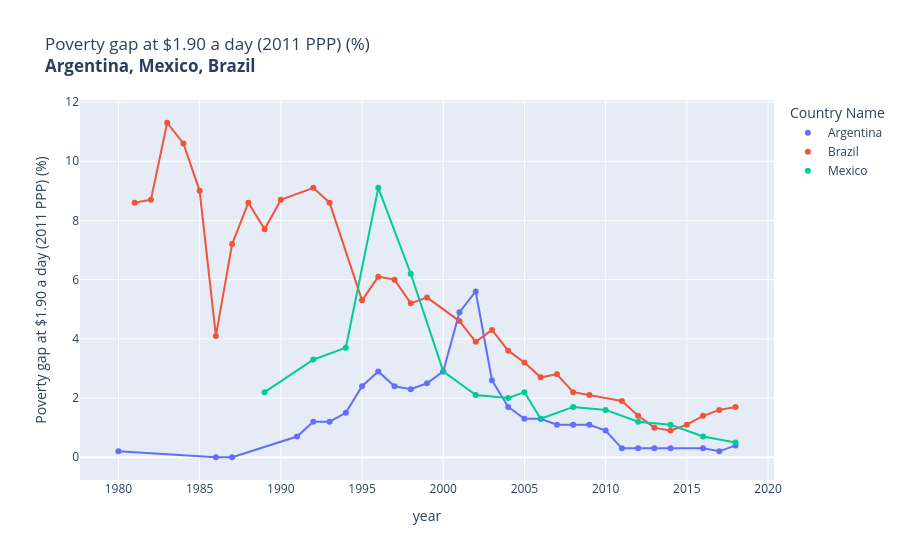

The notebook cell saved with this chart:
### Code cell
fig = px.scatter(df, x='year', y=perc_pov_19, color='Country Name',
                 title=perc_pov_19 + '<br><b>' + ', '.join(countries) + '</b>')
fig_lines = px.line(df, x='year', y=perc_pov_19, color='Country Name')
for trace in fig_lines.data:
    trace.showlegend = False
    fig.add_trace(trace)

fig

### Figure 1 — Plotly figure (JSON) as saved in the notebook; plotly's stock layout.template omitted (floating-point values rounded to 4 significant figures)
{"data": [{"hovertemplate": "Country Name=Argentina<br>year=%{x}<br>Poverty gap at $1.90 a day (2011 PPP) (%)=%{y}<extra></extra>", "legendgroup": "Argentina", "marker": {"color": "#636efa", "symbol": "circle"}, "mode": "markers", "name": "Argentina", "orientation": "v", "showlegend": true, "type": "scatter", "x": [1980, 1986, 1987, 1991, 1992, 1993, 1994, 1995, 1996, 1997, 1998, 1999, 2000, 2001, 2002, 2003, 2004, 2005, 2006, 2007, 2008, 2009, 2010, 2011, 2012, 2013, 2014, 2016, 2017, 2018], "xaxis": "x", "y": [0.2, 0, 0, 0.7, 1.2, 1.2, 1.5, 2.4, 2.9, 2.4, 2.3, 2.5, 2.9, 4.9, 5.6, 2.6, 1.7, 1.3, 1.3, 1.1, 1.1, 1.1, 0.9, 0.3, 0.3, 0.3, 0.3, 0.3, 0.2, 0.4], "yaxis": "y"}, {"hovertemplate": "Country Name=Brazil<br>year=%{x}<br>Poverty gap at $1.90 a day (2011 PPP) (%)=%{y}<extra></extra>", "legendgroup": "Brazil", "marker": {"color": "#EF553B", "symbol": "circle"}, "mode": "markers", "name": "Brazil", "orientation": "v", "showlegend": true, "type": "scatter", "x": [1981, 1982, 1983, 1984, 1985, 1986, 1987, 1988, 1989, 1990, 1992, 1993, 1995, 1996, 1997, 1998, 1999, 2001, 2002, 2003, 2004, 2005, 2006, 2007, 2008, 2009, 2011, 2012, 2013, 2014, 2015, 2016, 2017, 2018], "xaxis": "x", "y": [8.6, 8.7, 11.3, 10.6, 9, 4.1, 7.2, 8.6, 7.7, 8.7, 9.1, 8.6, 5.3, 6.1, 6, 5.2, 5.4, 4.6, 3.9, 4.3, 3.6, 3.2, 2.7, 2.8, 2.2, 2.1, 1.9, 1.4, 1, 0.9, 1.1, 1.4, 1.6, 1.7], "yaxis": "y"}, {"hovertemplate": "Country Name=Mexico<br>year=%{x}<br>Poverty gap at $1.90 a day (2011 PPP) (%)=%{y}<extra></extra>", "legendgroup": "Mexico", "marker": {"color": "#00cc96", "symbol": "circle"}, "mode": "markers", "name": "Mexico", "orientation": "v", "showlegend": true, "type": "scatter", "x": [1989, 1992, 1994, 1996, 1998, 2000, 2002, 2004, 2005, 2006, 2008, 2010, 2012, 2014, 2016, 2018], "xaxis": "x", "y": [2.2, 3.3, 3.7, 9.1, 6.2, 2.9, 2.1, 2, 2.2, 1.3, 1.7, 1.6, 1.2, 1.1, 0.7, 0.5], "yaxis": "y"}, {"hovertemplate": "Country Name=Argentina<br>year=%{x}<br>Poverty gap at $1.90 a day (2011 PPP) (%)=%{y}<extra></extra>", "legendgroup": "Argentina", "line": {"color": "#636efa", "dash": "solid"}, "mode": "lines", "name": "Argentina", "orientation": "v", "showlegend": false, "type": "scatter", "x": [1980, 1986, 1987, 1991, 1992, 1993, 1994, 1995, 1996, 1997, 1998, 1999, 2000, 2001, 2002, 2003, 2004, 2005, 2006, 2007, 2008, 2009, 2010, 2011, 2012, 2013, 2014, 2016, 2017, 2018], "xaxis": "x", "y": [0.2, 0, 0, 0.7, 1.2, 1.2, 1.5, 2.4, 2.9, 2.4, 2.3, 2.5, 2.9, 4.9, 5.6, 2.6, 1.7, 1.3, 1.3, 1.1, 1.1, 1.1, 0.9, 0.3, 0.3, 0.3, 0.3, 0.3, 0.2, 0.4], "yaxis": "y"}, {"hovertemplate": "Country Name=Brazil<br>year=%{x}<br>Poverty gap at $1.90 a day (2011 PPP) (%)=%{y}<extra></extra>", "legendgroup": "Brazil", "line": {"color": "#EF553B", "dash": "solid"}, "mode": "lines", "name": "Brazil", "orientation": "v", "showlegend": false, "type": "scatter", "x": [1981, 1982, 1983, 1984, 1985, 1986, 1987, 1988, 1989, 1990, 1992, 1993, 1995, 1996, 1997, 1998, 1999, 2001, 2002, 2003, 2004, 2005, 2006, 2007, 2008, 2009, 2011, 2012, 2013, 2014, 2015, 2016, 2017, 2018], "xaxis": "x", "y": [8.6, 8.7, 11.3, 10.6, 9, 4.1, 7.2, 8.6, 7.7, 8.7, 9.1, 8.6, 5.3, 6.1, 6, 5.2, 5.4, 4.6, 3.9, 4.3, 3.6, 3.2, 2.7, 2.8, 2.2, 2.1, 1.9, 1.4, 1, 0.9, 1.1, 1.4, 1.6, 1.7], "yaxis": "y"}, {"hovertemplate": "Country Name=Mexico<br>year=%{x}<br>Poverty gap at $1.90 a day (2011 PPP) (%)=%{y}<extra></extra>", "legendgroup": "Mexico", "line": {"color": "#00cc96", "dash": "solid"}, "mode": "lines", "name": "Mexico", "orientation": "v", "showlegend": false, "type": "scatter", "x": [1989, 1992, 1994, 1996, 1998, 2000, 2002, 2004, 2005, 2006, 2008, 2010, 2012, 2014, 2016, 2018], "xaxis": "x", "y": [2.2, 3.3, 3.7, 9.1, 6.2, 2.9, 2.1, 2, 2.2, 1.3, 1.7, 1.6, 1.2, 1.1, 0.7, 0.5], "yaxis": "y"}], "layout": {"autosize": true, "legend": {"title": {"text": "Country Name"}, "tracegroupgap": 0}, "title": {"text": "Poverty gap at $1.90 a day (2011 PPP) (%)<br><b>Argentina, Mexico, Brazil</b>"}, "xaxis": {"anchor": "y", "autorange": true, "domain": [0, 1], "range": [1978.0, 2020.0], "title": {"text": "year"}, "type": "linear"}, "yaxis": {"anchor": "x", "autorange": true, "domain": [0, 1], "range": [-0.8277, 12.13], "title": {"text": "Poverty gap at $1.90 a day (2011 PPP) (%)"}, "type": "linear"}}}
